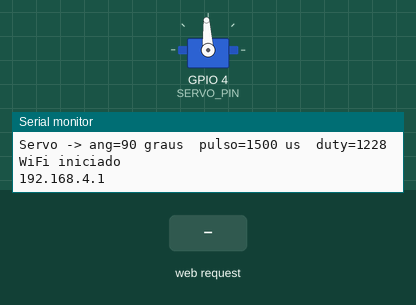
Simulated run of this sketch. Board: ESP32. Parts: servo, the last lines printed to the serial monitor. The test bench sets the inputs (shaded band). Servo pulses on a pin are drawn as a servo (544–2400 µs = 0–180°).

Above: at 1.2 s.
1.3 s: HTTP request GET /servo received
At 2.0 s:
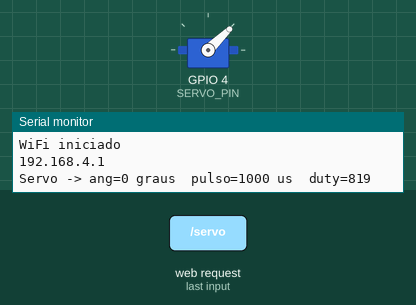
Timing chart, 0 to 4.3 s (numbered marks = the images above; inputs shaded):
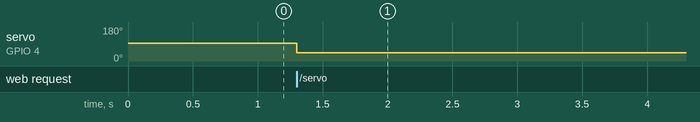

The sketch:

servo_webserver.ino
```cpp
// =========================================
// CONTROLE DE POSICAO DE SERVOMOTOR - ESP32
// PWM (LEDC) ~50 Hz, largura de pulso variavel
// Posicao (angulo) configuravel pela interface web
//
//   - ESP32 como Access Point (softAP)
//   - WiFiServer na porta 80
//   - Pagina HTML em raw literal
//   - Comandos via fetch() retornando JSON
// =========================================

#include <WiFi.h>

const char* ssid     = "ESP32-Servo";
const char* password = "12345678";

WiFiServer server(80);

// -----------------------------------------
// Configuracao do PWM para o servo (LEDC)
// -----------------------------------------
// Servos hobby: periodo de 20 ms (50 Hz),
// pulso de 1,0 ms (0 graus) a 2,0 ms (180 graus),
// sendo 1,5 ms = 90 graus (posicao central).
//
// Resolucao de 14 bits (0 a 16383): combinacao
// aceita pelo core a 50 Hz. O valor de duty e
// calculado a partir da largura de pulso (us).
const int   SERVO_PIN  = 4;       // pino de sinal do servo
const int   FREQ_SERVO = 50;      // 50 Hz
const int   RESOLUCAO  = 14;      // 14 bits => 0 a 16383
const long  PERIODO_US = 20000;   // 20 ms em microssegundos

const int   PULSO_MIN_US = 1000;  // 0 graus   (1,0 ms)
const int   PULSO_MAX_US = 2000;  // 180 graus (2,0 ms)

int anguloAtual = 90;             // posicao inicial

// =========================================
// HTML
// =========================================

String pagina = R"rawliteral(
<!DOCTYPE html>
<html>
<head>
<meta charset="UTF-8">
<meta name="viewport" content="width=device-width, initial-scale=1">
<title>Controle do Servomotor</title>

<style>
body{
  font-family:Arial;
  text-align:center;
  background:#101820;
  color:white;
  margin-top:30px;
}

input,select,button{
  padding:10px;
  margin:5px;
  font-size:18px;
}

input[type=range]{ width:90%; }

.card{
  background:#1d2b36;
  width:440px;
  max-width:92%;
  margin:auto;
  padding:20px;
  border-radius:12px;
}

.aviso{ color:#ff8080; font-weight:bold; }
.valor{ color:#80ffd0; font-weight:bold; }

table{ margin:auto; border-collapse:collapse; min-width:380px; }
th,td{ border:1px solid #444; padding:6px 14px; }

.botoes button{ width:110px; }
</style>
</head>

<body>

<div class="card">

<h1>Controle do Servomotor</h1>

<p>Angulo (0 a 180 graus)</p>
<input type="range" id="ang" min="0" max="180" value="90" oninput="moverSlider()">
<div>Posicao: <span class="valor" id="angVal">90</span> graus</div>

<div class="botoes" style="margin-top:10px;">
  <button onclick="setAng(0)">0</button>
  <button onclick="setAng(90)">90</button>
  <button onclick="setAng(180)">180</button>
</div>

<div id="resultado" style="margin-top:20px;"></div>

<div id="historico-wrap" style="margin-top:30px;display:none;">
<h2>Historico de Posicoes</h2>
<table id="historico">
  <thead>
    <tr>
      <th>Angulo (graus)</th>
      <th>Pulso (us)</th>
      <th>Tempo (ms)</th>
    </tr>
  </thead>
  <tbody id="historico-body"></tbody>
</table>
</div>

</div>

<script>

let debounceTimer = null;

function mostrarAng(){
  document.getElementById('angVal').innerText =
    document.getElementById('ang').value;
}

// Chamado enquanto o slider e arrastado.
// Atualiza o numero na hora e agenda o envio
// (debounce de 60 ms) para nao inundar o ESP32.
function moverSlider(){
  mostrarAng();
  clearTimeout(debounceTimer);
  debounceTimer = setTimeout(aplicar, 60);
}

function setAng(v){
  document.getElementById('ang').value = v;
  mostrarAng();
  aplicar();
}

function aplicar(){

  let ang = parseInt(document.getElementById('ang').value);
  let box = document.getElementById('resultado');

  if(isNaN(ang) || ang < 0 || ang > 180){
    box.innerHTML = '<span class="aviso">Angulo entre 0 e 180 graus</span>';
    return;
  }

  let t0 = Date.now();

  fetch(`/servo?ang=${ang}`)
  .then(r => r.json())
  .then(d => {

    let tempo = Date.now() - t0;

    if(d.erro){
      box.innerHTML = '<span class="aviso">Posicao invalida.</span>';
      return;
    }

    box.innerHTML =
      'Angulo aplicado: <span class="valor">' + d.ang + ' graus</span>' +
      '<br>Largura de pulso: <span class="valor">' + d.pulso + ' us</span>';

    document.getElementById('historico-wrap').style.display = 'block';
    let tbody = document.getElementById('historico-body');
    let tr = document.createElement('tr');
    tr.innerHTML =
      '<td>' + d.ang + '</td>' +
      '<td>' + d.pulso + '</td>' +
      '<td>' + tempo + ' ms</td>';
    tbody.appendChild(tr);
  });
}

</script>

</body>
</html>
)rawliteral";

// =========================================
// Funcoes
// =========================================

String pegarParametro(const String &req, const String &nome){

  int inicio = req.indexOf(nome + "=");

  if(inicio < 0) return "";

  inicio += nome.length() + 1;

  int fim = req.indexOf('&', inicio);

  if(fim < 0){
    fim = req.indexOf(' ', inicio);
  }

  return req.substring(inicio, fim);
}

// Converte um angulo (0-180) em largura de pulso (us)
long anguloParaPulso(int ang){
  return map(ang, 0, 180, PULSO_MIN_US, PULSO_MAX_US);
}

// Converte largura de pulso (us) em valor de duty.
// O duty maximo e derivado da resolucao (2^RESOLUCAO - 1),
// entao a conta continua certa se a resolucao mudar.
int pulsoParaDuty(long pulsoUs){
  long maxDuty = (1L << RESOLUCAO) - 1;     // 14 bits => 16383
  return (int)((pulsoUs * maxDuty) / PERIODO_US);
}

// Aplica a posicao no servo
long aplicarServo(int ang){

  long pulso = anguloParaPulso(ang);
  int  duty  = pulsoParaDuty(pulso);

  ledcWrite(SERVO_PIN, duty);

  anguloAtual = ang;

  Serial.print("Servo -> ang=");
  Serial.print(ang);
  Serial.print(" graus  pulso=");
  Serial.print(pulso);
  Serial.print(" us  duty=");
  Serial.println(duty);

  return pulso;
}

// =========================================
// HANDLER /servo
// =========================================

void tratarServo(WiFiClient &client, const String &req){

  int ang = pegarParametro(req, "ang").toInt();

  bool erro = (ang < 0 || ang > 180);

  String json;

  if(erro){

    json = "{\"erro\":true}";

  }else{

    long pulso = aplicarServo(ang);

    json = "{\"ang\":" + String(anguloAtual) +
           ",\"pulso\":" + String(pulso) +
           ",\"erro\":false}";
  }

  client.println("HTTP/1.1 200 OK");
  client.println("Content-type:application/json");
  client.println("Connection: close");
  client.println();
  client.println(json);
}

// =========================================
// Setup
// =========================================

void setup(){

  Serial.begin(115200);

  // Inicializa o canal LEDC para o servo (50 Hz, 14 bits).
  // Conferir o retorno: se vier FALHOU, a combinacao
  // freq/resolucao nao foi aceita e o servo nao se move.
  bool ok = ledcAttach(SERVO_PIN, FREQ_SERVO, RESOLUCAO);
  Serial.print("ledcAttach: ");
  Serial.println(ok ? "OK" : "FALHOU");

  // Posiciona o servo na posicao inicial
  aplicarServo(anguloAtual);

  WiFi.softAP(ssid, password);

  Serial.println();
  Serial.println("WiFi iniciado");
  Serial.println(WiFi.softAPIP());
  server.begin();
}

// =========================================
// Loop
// =========================================

void loop(){

  WiFiClient client = server.available();

  if(!client){
    return;
  }

  String req = client.readStringUntil('\r');

  client.readStringUntil('\n');

  if(req.indexOf("GET /servo") >= 0){

    tratarServo(client, req);

  }else{

    client.println("HTTP/1.1 200 OK");
    client.println("Content-type:text/html");
    client.println("Connection: close");
    client.println();
    client.println(pagina);
  }

  delay(1);
  client.stop();
}
```

Measured:
- after the input at 1.3 s, servo on GPIO 4 (SERVO_PIN): 93° → 44° at once
